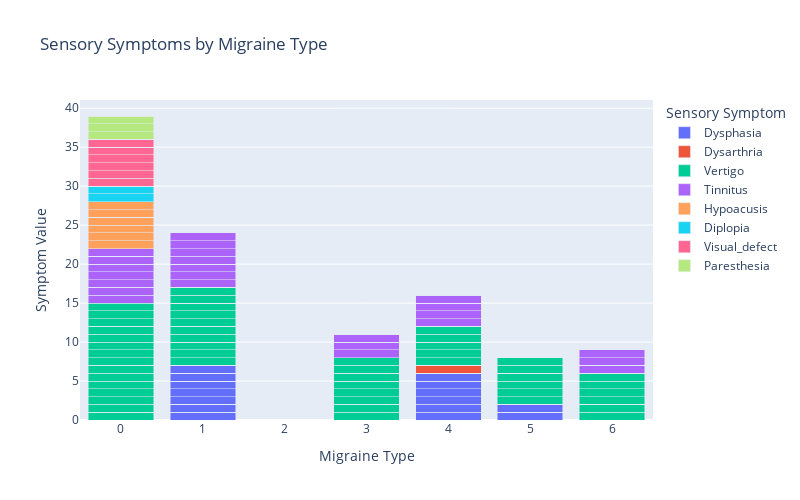

Notebook code cell kept with this figure:
### Code cell
fig_bar = px.bar(
    data.melt(id_vars=['Type'], value_vars=sensory_columns),
    x='Type',
    y='value',
    color='variable',
    title="Sensory Symptoms by Migraine Type",
    labels={'value': 'Symptom Value', 'variable': 'Sensory Symptom', 'Type': 'Migraine Type'},
    barmode='stack',
    height=500,
    width=800
)
fig_bar.show()

### Figure 1 — Plotly figure (JSON) as saved in the notebook; plotly's stock layout.template omitted (floating-point values rounded to 4 significant figures; data arrays with more than 128 entries replaced by an {"elided": "..."} marker saying what was removed)
{"data": [{"alignmentgroup": "True", "hovertemplate": "Sensory Symptom=Dysphasia<br>Migraine Type=%{x}<br>Symptom Value=%{y}<extra></extra>", "legendgroup": "Dysphasia", "marker": {"color": "#636efa", "pattern": {"shape": ""}}, "name": "Dysphasia", "offsetgroup": "Dysphasia", "orientation": "v", "showlegend": true, "textposition": "auto", "type": "bar", "x": {"elided": "400 int values"}, "xaxis": "x", "y": {"elided": "400 int values"}, "yaxis": "y"}, {"alignmentgroup": "True", "hovertemplate": "Sensory Symptom=Dysarthria<br>Migraine Type=%{x}<br>Symptom Value=%{y}<extra></extra>", "legendgroup": "Dysarthria", "marker": {"color": "#EF553B", "pattern": {"shape": ""}}, "name": "Dysarthria", "offsetgroup": "Dysarthria", "orientation": "v", "showlegend": true, "textposition": "auto", "type": "bar", "x": {"elided": "400 int values"}, "xaxis": "x", "y": {"elided": "400 int values"}, "yaxis": "y"}, {"alignmentgroup": "True", "hovertemplate": "Sensory Symptom=Vertigo<br>Migraine Type=%{x}<br>Symptom Value=%{y}<extra></extra>", "legendgroup": "Vertigo", "marker": {"color": "#00cc96", "pattern": {"shape": ""}}, "name": "Vertigo", "offsetgroup": "Vertigo", "orientation": "v", "showlegend": true, "textposition": "auto", "type": "bar", "x": {"elided": "400 int values"}, "xaxis": "x", "y": {"elided": "400 int values"}, "yaxis": "y"}, {"alignmentgroup": "True", "hovertemplate": "Sensory Symptom=Tinnitus<br>Migraine Type=%{x}<br>Symptom Value=%{y}<extra></extra>", "legendgroup": "Tinnitus", "marker": {"color": "#ab63fa", "pattern": {"shape": ""}}, "name": "Tinnitus", "offsetgroup": "Tinnitus", "orientation": "v", "showlegend": true, "textposition": "auto", "type": "bar", "x": {"elided": "400 int values"}, "xaxis": "x", "y": {"elided": "400 int values"}, "yaxis": "y"}, {"alignmentgroup": "True", "hovertemplate": "Sensory Symptom=Hypoacusis<br>Migraine Type=%{x}<br>Symptom Value=%{y}<extra></extra>", "legendgroup": "Hypoacusis", "marker": {"color": "#FFA15A", "pattern": {"shape": ""}}, "name": "Hypoacusis", "offsetgroup": "Hypoacusis", "orientation": "v", "showlegend": true, "textposition": "auto", "type": "bar", "x": {"elided": "400 int values"}, "xaxis": "x", "y": {"elided": "400 int values"}, "yaxis": "y"}, {"alignmentgroup": "True", "hovertemplate": "Sensory Symptom=Diplopia<br>Migraine Type=%{x}<br>Symptom Value=%{y}<extra></extra>", "legendgroup": "Diplopia", "marker": {"color": "#19d3f3", "pattern": {"shape": ""}}, "name": "Diplopia", "offsetgroup": "Diplopia", "orientation": "v", "showlegend": true, "textposition": "auto", "type": "bar", "x": {"elided": "400 int values"}, "xaxis": "x", "y": {"elided": "400 int values"}, "yaxis": "y"}, {"alignmentgroup": "True", "hovertemplate": "Sensory Symptom=Visual_defect<br>Migraine Type=%{x}<br>Symptom Value=%{y}<extra></extra>", "legendgroup": "Visual_defect", "marker": {"color": "#FF6692", "pattern": {"shape": ""}}, "name": "Visual_defect", "offsetgroup": "Visual_defect", "orientation": "v", "showlegend": true, "textposition": "auto", "type": "bar", "x": {"elided": "400 int values"}, "xaxis": "x", "y": {"elided": "400 int values"}, "yaxis": "y"}, {"alignmentgroup": "True", "hovertemplate": "Sensory Symptom=Paresthesia<br>Migraine Type=%{x}<br>Symptom Value=%{y}<extra></extra>", "legendgroup": "Paresthesia", "marker": {"color": "#B6E880", "pattern": {"shape": ""}}, "name": "Paresthesia", "offsetgroup": "Paresthesia", "orientation": "v", "showlegend": true, "textposition": "auto", "type": "bar", "x": {"elided": "400 int values"}, "xaxis": "x", "y": {"elided": "400 int values"}, "yaxis": "y"}], "layout": {"barmode": "stack", "height": 500, "legend": {"title": {"text": "Sensory Symptom"}, "tracegroupgap": 0}, "title": {"text": "Sensory Symptoms by Migraine Type"}, "width": 800, "xaxis": {"anchor": "y", "autorange": true, "domain": [0, 1], "range": [-0.5, 6.5], "title": {"text": "Migraine Type"}, "type": "linear"}, "yaxis": {"anchor": "x", "autorange": true, "domain": [0, 1], "range": [0, 41.05], "title": {"text": "Symptom Value"}, "type": "linear"}}}
